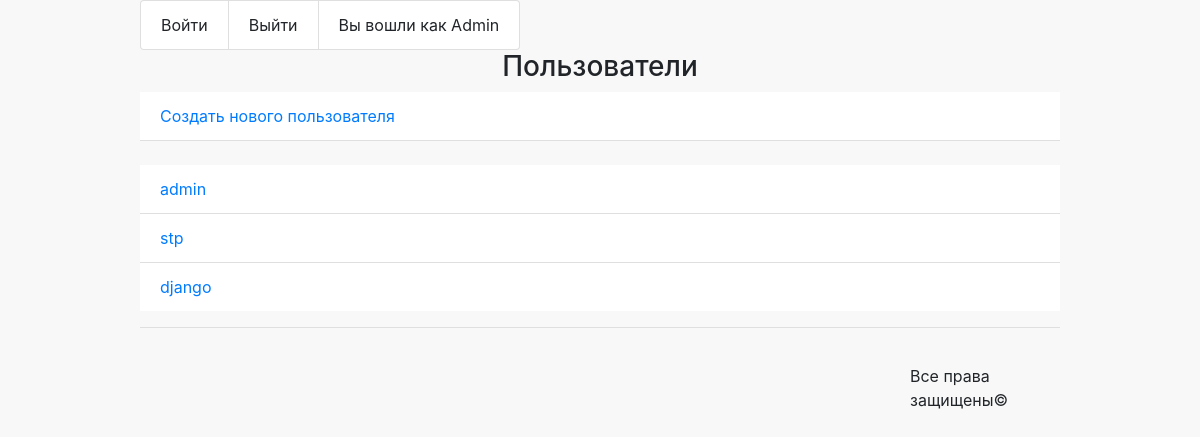
Page /admin_custom/users/read/ (signed in) on the earlier database version.
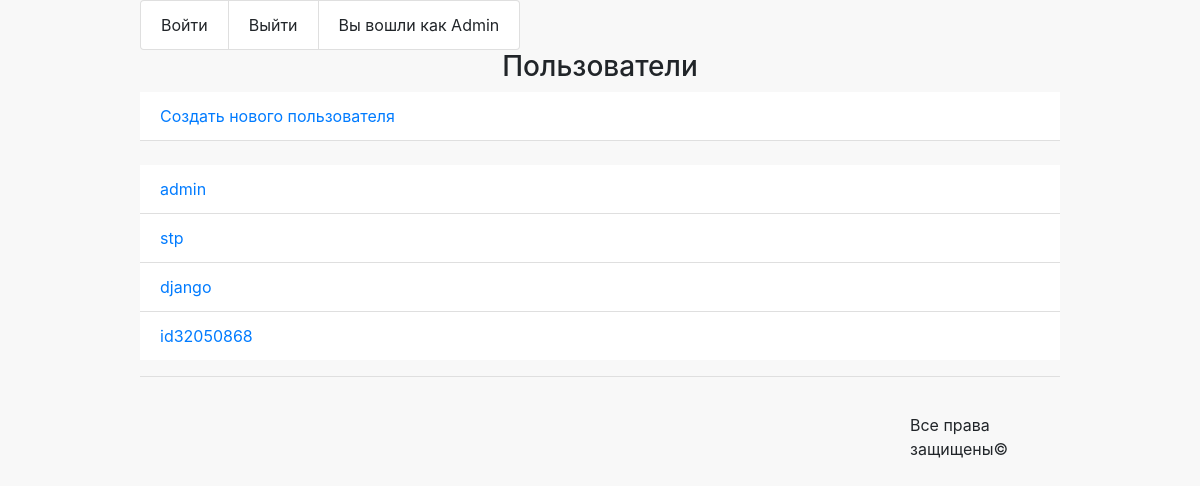
Same page on the later database version.
### authapp/models.py (models this page shows, shortened)
class ShopUser(AbstractUser):
    class Meta:
        verbose_name = 'пользователь'
        verbose_name_plural = 'пользователи'
    avatar = models.ImageField(upload_to='users_avatars', blank=True)
    age = models.PositiveIntegerField(verbose_name='возраст', default=18)
    activation_key = models.CharField(max_length=128, blank=True)
    activation_key_expires = models.DateTimeField(
        default=det_expires_datetime()
    )

### adminapp/views.py (the view)
# urls.py: path('users/read/', adminapp.UserListView.as_view(), name='users'),
class UserListView(IsSuperUserView, ListView):
    model = ShopUser
    template_name = 'adminapp/users.html'
    queryset = ShopUser.objects.all()
    def get_context_data(self, *, object_list=None, **kwargs):
        context = super(UserListView, self).get_context_data(**kwargs)
        context['title'] = 'Админка'
        return context

### adminapp/views.py (called while the page is built)
    def test_func(self):
        return self.request.user.is_superuser

### mainapp/context_processors.py (called while the page is built)
def basket(request):
   basket = []
   if request.user.is_authenticated:
       basket = BasketSlot.objects.filter(user=request.user)
   return {
       'basket': basket,
   }

### adminapp/templates/adminapp/users.html
{% extends 'adminapp/base_admin.html' %}
{% block content %}
<div>
    <h3>Пользователи</h3>
    <ul class="list-group list-group-flush">
        <li class="list-group-item"><a href="{% url 'admin_custom:user_create' %}">Создать нового пользователя</a></li>
   </ul>
    <br>
   <ul class="list-group list-group-flush">
       {% for objects in object_list %}
            <li class="list-group-item"><a href="{% url 'admin_custom:user_read' objects.pk %}">{{objects.username}}</a></li>
       {% endfor %}
   </ul>
</div>
{% endblock %}

### adminapp/templates/adminapp/includes/inc_menu.html
<ul class="list-group list-group-horizontal">
  <li class="list-group-item"><a>Войти</a></li>
  <li class="list-group-item"><a>Выйти</a></li>
  <li class="list-group-item">Вы вошли как {{ request.user.username|title }}</li>
</ul>

Differences in the rows shown:
added ShopUser: username "id32050868"
